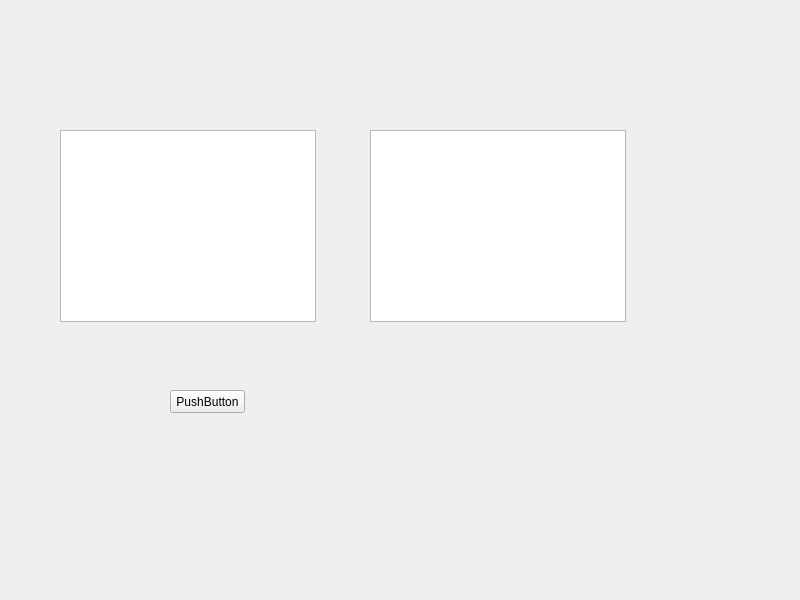
<?xml version="1.0" encoding="UTF-8"?>
<ui version="4.0">
 <class>Widget</class>
 <widget class="QWidget" name="Widget">
  <property name="geometry">
   <rect>
    <x>0</x>
    <y>0</y>
    <width>800</width>
    <height>600</height>
   </rect>
  </property>
  <property name="windowTitle">
   <string>Widget</string>
  </property>
  <widget class="QTreeView" name="treeView">
   <property name="geometry">
    <rect>
     <x>60</x>
     <y>130</y>
     <width>256</width>
     <height>192</height>
    </rect>
   </property>
  </widget>
  <widget class="QTableView" name="tableView">
   <property name="geometry">
    <rect>
     <x>370</x>
     <y>130</y>
     <width>256</width>
     <height>192</height>
    </rect>
   </property>
  </widget>
  <widget class="QPushButton" name="pushButton">
   <property name="geometry">
    <rect>
     <x>170</x>
     <y>390</y>
     <width>75</width>
     <height>23</height>
    </rect>
   </property>
   <property name="text">
    <string>PushButton</string>
   </property>
  </widget>
 </widget>
 <resources/>
 <connections/>
</ui>
